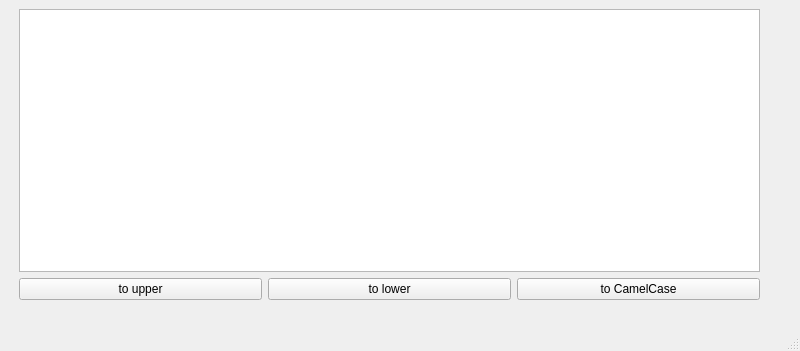
<?xml version="1.0" encoding="UTF-8"?>
<ui version="4.0">
 <class>MainWindow</class>
 <widget class="QMainWindow" name="MainWindow">
  <property name="geometry">
   <rect>
    <x>0</x>
    <y>0</y>
    <width>800</width>
    <height>351</height>
   </rect>
  </property>
  <property name="windowTitle">
   <string>MainWindow</string>
  </property>
  <widget class="QWidget" name="centralwidget">
   <widget class="QWidget" name="verticalLayoutWidget">
    <property name="geometry">
     <rect>
      <x>19</x>
      <y>9</y>
      <width>741</width>
      <height>291</height>
     </rect>
    </property>
    <layout class="QVBoxLayout" name="verticalLayout">
     <item>
      <widget class="QTextEdit" name="textEdit"/>
     </item>
     <item>
      <layout class="QHBoxLayout" name="horizontalLayout">
       <item>
        <widget class="QPushButton" name="upperButton">
         <property name="text">
          <string>to upper</string>
         </property>
        </widget>
       </item>
       <item>
        <widget class="QPushButton" name="lowerButton">
         <property name="text">
          <string>to lower</string>
         </property>
        </widget>
       </item>
       <item>
        <widget class="QPushButton" name="camelButton">
         <property name="text">
          <string>to CamelCase</string>
         </property>
        </widget>
       </item>
      </layout>
     </item>
    </layout>
   </widget>
  </widget>
  <widget class="QMenuBar" name="menubar">
   <property name="geometry">
    <rect>
     <x>0</x>
     <y>0</y>
     <width>800</width>
     <height>22</height>
    </rect>
   </property>
  </widget>
  <widget class="QStatusBar" name="statusbar"/>
 </widget>
 <resources/>
 <connections/>
</ui>
